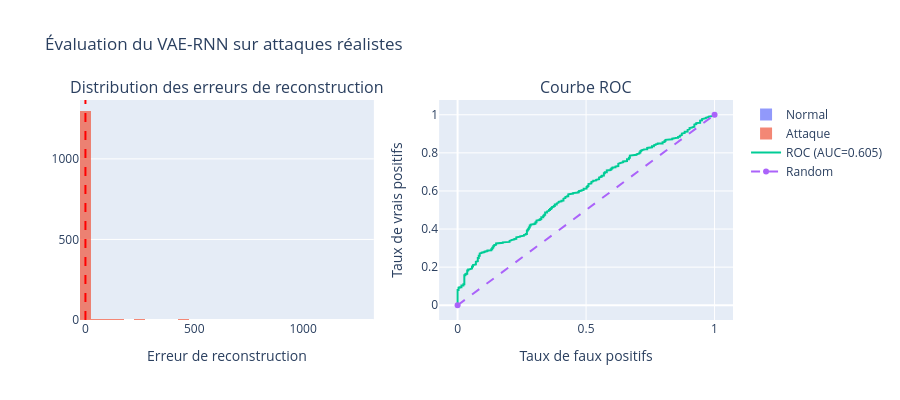

The notebook cell saved with this chart:
### Code cell
import plotly.graph_objects as go
from plotly.subplots import make_subplots
from sklearn.metrics import roc_curve

fig = make_subplots(rows=1, cols=2, subplot_titles=(
    'Distribution des erreurs de reconstruction',
    'Courbe ROC'
))

fig.add_trace(go.Histogram(
    x=reconstruction_errors[all_targets == 0],
    name='Normal', opacity=0.7, nbinsx=50
), row=1, col=1)

fig.add_trace(go.Histogram(
    x=reconstruction_errors[all_targets == 1],
    name='Attaque', opacity=0.7, nbinsx=50
), row=1, col=1)

fig.add_vline(x=optimal_threshold, line_dash="dash", line_color="red", row=1, col=1)

fpr, tpr, _ = roc_curve(all_targets, reconstruction_errors)
fig.add_trace(go.Scatter(x=fpr, y=tpr, name=f'ROC (AUC={auc:.3f})'), row=1, col=2)
fig.add_trace(go.Scatter(x=[0, 1], y=[0, 1], line=dict(dash='dash'), name='Random'), row=1, col=2)

fig.update_layout(height=400, title_text="Évaluation du VAE-RNN sur attaques réalistes", barmode='overlay')
fig.update_xaxes(title_text="Erreur de reconstruction", row=1, col=1)
fig.update_xaxes(title_text="Taux de faux positifs", row=1, col=2)
fig.update_yaxes(title_text="Taux de vrais positifs", row=1, col=2)
fig.show()

### Figure 1 — Plotly figure (JSON) as saved in the notebook; plotly's stock layout.template omitted (floating-point values rounded to 4 significant figures; data arrays with more than 128 entries replaced by an {"elided": "..."} marker saying what was removed)
{"data": [{"name": "Normal", "nbinsx": 50, "opacity": 0.7, "type": "histogram", "x": {"elided": "267 float values"}, "xaxis": "x", "yaxis": "y"}, {"name": "Attaque", "nbinsx": 50, "opacity": 0.7, "type": "histogram", "x": {"elided": "1344 float values"}, "xaxis": "x", "yaxis": "y"}, {"name": "ROC (AUC=0.605)", "type": "scatter", "x": {"elided": "439 float values"}, "xaxis": "x2", "y": {"elided": "439 float values"}, "yaxis": "y2"}, {"line": {"dash": "dash"}, "name": "Random", "type": "scatter", "x": [0, 1], "xaxis": "x2", "y": [0, 1], "yaxis": "y2"}], "layout": {"annotations": [{"font": {"size": 16}, "showarrow": false, "text": "Distribution des erreurs de reconstruction", "x": 0.225, "xanchor": "center", "xref": "paper", "y": 1.0, "yanchor": "bottom", "yref": "paper"}, {"font": {"size": 16}, "showarrow": false, "text": "Courbe ROC", "x": 0.775, "xanchor": "center", "xref": "paper", "y": 1.0, "yanchor": "bottom", "yref": "paper"}], "barmode": "overlay", "height": 400, "shapes": [{"line": {"color": "red", "dash": "dash"}, "type": "line", "x0": 0.003066, "x1": 0.003066, "xref": "x", "y0": 0, "y1": 1, "yref": "y domain"}], "title": {"text": "Évaluation du VAE-RNN sur attaques réalistes"}, "xaxis": {"anchor": "y", "domain": [0.0, 0.45], "title": {"text": "Erreur de reconstruction"}}, "xaxis2": {"anchor": "y2", "domain": [0.55, 1.0], "title": {"text": "Taux de faux positifs"}}, "yaxis": {"anchor": "x", "domain": [0.0, 1.0]}, "yaxis2": {"anchor": "x2", "domain": [0.0, 1.0], "title": {"text": "Taux de vrais positifs"}}}}
